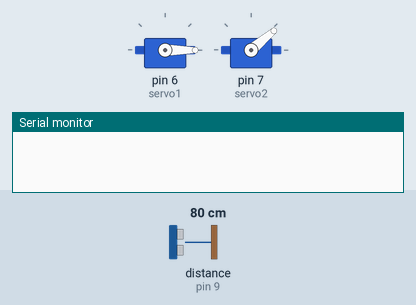
Recording of a sketch running on a simulated Arduino Uno, built with avr-gcc and run on an emulated ATmega328P. Parts: 2 × servo, the last lines printed to the serial monitor. Wiring (inferred from the names in the program): ultrasonic range finder: trigger pin 10; echo pin 9. Inputs (shaded band) come from the test bench; at power-on: distance to the obstacle (sensor on pin 9) 80 cm. The echo pulse lasts 58.3 µs per cm.

Above: at 0.1 s.
At 7.8 s:
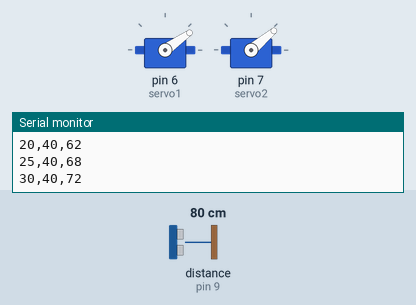
At 28.8 s:
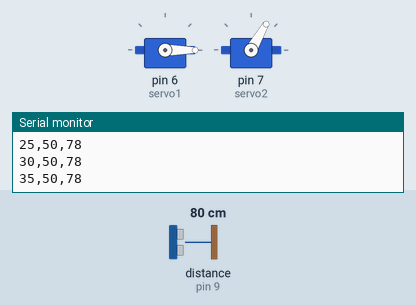
At 38.6 s:
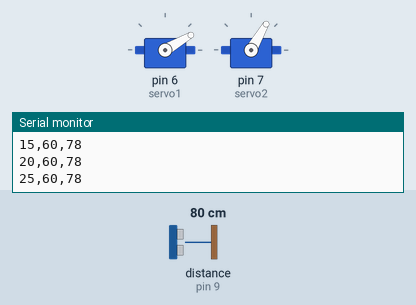
Timing chart, 0 to 40.0 s (numbered marks = the images above):
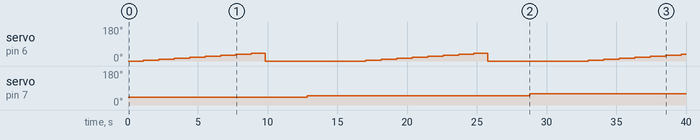

Measured:
- by itself, servo on pin 7 (servo2): 40° → 50° at 12.8 s, → 60° 16.0 s later
- by itself, servo on pin 6 (servo1): repeats every 16.0 s: 10° 1.1 s, 15° 1.1 s, 20° 1.1 s, 25° 1.1 s, 30° 1.1 s, 35° 1.1 s, 40° 1.0 s, 0° 7.2 s, 5° 1.1 s

The sketch:

test.ino
```cpp
#include <Servo.h>

Servo servo1;
Servo servo2;
const int trigPin = 10;
const int echoPin = 9;

const int maxdist = 335;
const float mindist = 2.5;


double distance, duration;
int kaldist;

double kalman(double U){
  static const double R = 40;
  static const double H = 1.00;
  static double Q = 10;
  static double P = 1.0;
  static double U_hat = 0;
  static double K = 0;
  K = P*H/(H*P*H+R);
  U_hat += + K*(U-H*U_hat);
  P = (1-K*H)*P+Q;
  return U_hat;
}

void setup() {
  Serial.begin(9600);
  servo1.attach(6);
  servo2.attach(7);
  pinMode(trigPin, OUTPUT);
  pinMode(echoPin, INPUT);
  servo1.write(0);
  servo2.write(40);
}

void loop() {
 moveServo();
//   servo2.write(100);
//   servo1.write(0);
//ultraSonic();
}

void moveServo() {
  for (int angle1 = 0; angle1 <= 40; angle1 += 5) {
    servo1.write(angle1);
    delay(1000);

    if (angle1 == 40) {
      servo1.write(0);
      delay(3000);

      if (angle1 == 40 && servo2.read() < 160) {
        servo2.write(servo2.read() + 10);
        delay(3000);
      } else {
        while (true) {
        }
      }
    }
    ultraSonic();
  }
}

void ultraSonic() {
  int angle1 =servo1.read();
  int angle2=servo2.read();
  digitalWrite(trigPin, LOW);
  delayMicroseconds(2);
  digitalWrite(trigPin, HIGH);
  delayMicroseconds(10);
  digitalWrite(trigPin, LOW);


  duration = pulseIn(echoPin, HIGH);
  int distance = (duration * 0.034) / 2;
  int kaldist = kalman(distance);

//  Serial.print("Distance (in cm): ");
//  Serial.println(distance);
//  Serial.print("Corrected distance (in cm): ");
//  Serial.println(kaldist);
//  delay(1000);


  Serial.print(angle1);
  Serial.print(',');
  Serial.print(angle2);
  Serial.print(',');
//  Serial.print(distance);
//  Serial.print(',');
  Serial.println(kaldist);

  delay(100);
}
```
